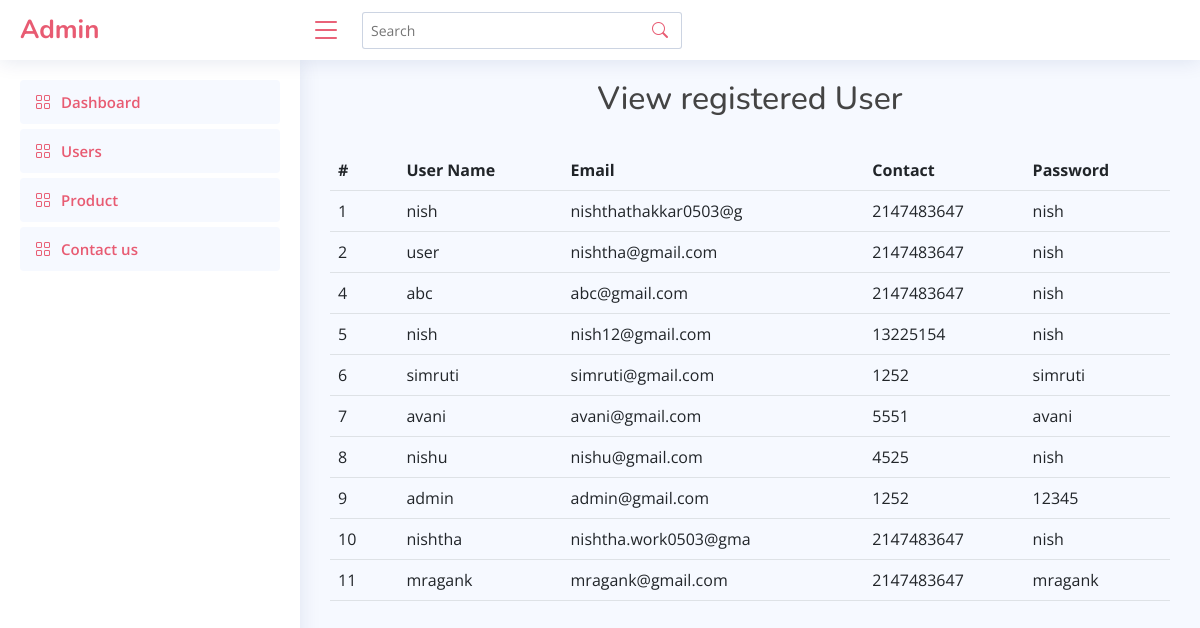
/admin/user_admin.php, run on the app's committed database.
### tables this page shows
CREATE TABLE `user` (
  `user_id` int(10) NOT NULL,
  `username` varchar(30) NOT NULL,
  `password` varchar(20) NOT NULL,
  `confirm_password` varchar(20) NOT NULL,
  `contact_no` int(10) NOT NULL,
  `address` varchar(100) DEFAULT NULL,
  `email` varchar(50) NOT NULL
);

### admin/user_admin.php (the view, shortened to what this page needs)
<!DOCTYPE html>
<html lang="en">
<head>
  <link href="assets/vendor/bootstrap/css/bootstrap.min.css" rel="stylesheet">
  <link href="assets/vendor/bootstrap-icons/bootstrap-icons.css" rel="stylesheet">
  <link href="assets/vendor/boxicons/css/boxicons.min.css" rel="stylesheet">
  <link href="assets/vendor/quill/quill.snow.css" rel="stylesheet">
  <link href="assets/vendor/quill/quill.bubble.css" rel="stylesheet">
  <link href="assets/vendor/remixicon/remixicon.css" rel="stylesheet">
  <link href="assets/vendor/simple-datatables/style.css" rel="stylesheet">
  <link href="assets/css/style.css" rel="stylesheet">
</head>
<body>
  <header id="header" class="header fixed-top d-flex align-items-center">
    <div class="d-flex align-items-center justify-content-between">
      <a href="index.php" class="logo d-flex align-items-center">
        <span class="d-none d-lg-block">Admin</span>
      </a>
      <i class="bi bi-list toggle-sidebar-btn"></i>
    </div>
    <div class="search-bar">
      <form class="search-form d-flex align-items-center" method="POST" action="#">
        <input type="text" name="query" placeholder="Search" title="Enter search keyword">
        <button type="submit" title="Search"><i class="bi bi-search"></i></button>
      </form>
    </div>
  </header>
  <aside id="sidebar" class="sidebar">
<ul class="sidebar-nav" id="sidebar-nav">
  <li class="nav-item">
    <a class="nav-link " href="index.php">
      <i class="bi bi-grid"></i>
      <span>Dashboard</span>
    </a>
  </li>
  <li class="nav-item">
    <a class="nav-link " href="user_admin.php">
      <i class="bi bi-grid"></i>
      <span>Users</span>
    </a>
  </li>
  <li class="nav-item">
    <a class="nav-link " href="product.php">
      <i class="bi bi-grid"></i>
      <span>Product</span>
    </a>
  </li>
  <li class="nav-item">
    <a class="nav-link " href="contact_admin.php">
      <i class="bi bi-grid"></i>
      <span>Contact us</span>
    </a>
  </li>
</ul>
</aside>
  <main id="main" class="main">
  <?php
include 'connection.php';
$query = "SELECT * from user;";
$data = mysqli_query($conn, $query);
?>
	<h2 class="text-center">View registered User</h2><br>
<table class="table">
<tr>
			<th width="5%">#</th>
			<th width="12%">User Name</th>
			<th width="20%">Email</th>
			<th width="10%">Contact</th>
            <th width="10%">Password</th>
		</tr>
        <?php
            while ($result = mysqli_fetch_assoc($data)) {
                echo "<tr>
                <td>" . $result["user_id"] . "</td>
                <td>" . $result["username"] . "</td>
                <td>" . $result["email"] . "</td>
                <td>" . $result["contact_no"] . "</td>
                <td>" . $result["password"] . "</td>";
            }
            echo "</table>";
        ?>
  </main>
</body>
</html>

### admin/assets/css/style.css (style rules this page uses)
:root { scroll-behavior: smooth; }
body { font-family: "Open Sans", sans-serif; background: #f6f9ff; color: #444444; }
a { color: #E85B72; text-decoration: none; }
h1, h2, h3, h4, h5, h6 { font-family: "Nunito", sans-serif; }
#main { margin-top: 60px; padding: 20px 30px; transition: all 0.3s; }
.logo { line-height: 1; }
@media (min-width: 1200px) { .logo { width: 280px; } }
.logo span { font-size: 26px; font-weight: 700; color: #E85B72; font-family: "Nunito", sans-serif; }
.header { transition: all 0.5s; z-index: 997; height: 60px; box-shadow: 0px 2px 20px rgba(1, 41, 112, 0.1); background-color: #fff; padding-left: 20px; }
.header .toggle-sidebar-btn { font-size: 32px; padding-left: 10px; cursor: pointer; color: #E85B72; }
.header .search-bar { min-width: 360px; padding: 0 20px; }
.header .search-form { width: 100%; }
.header .search-form input { border: 0; font-size: 14px; color: #E85B72; border: 1px solid rgba(1, 41, 112, 0.2); padding: 7px 38px 7px 8px; border-radius: 3px; transition: 0.3s; width: 100%; }
.header .search-form button { border: 0; padding: 0; margin-left: -30px; background: none; }
.header .search-form button i { color: #E85B72; }
.sidebar { position: fixed; top: 60px; left: 0; bottom: 0; width: 300px; z-index: 996; transition: all 0.3s; padding: 20px; overflow-y: auto; scrollbar-width: thin; scrollbar-color: #aab7cf transparent; box-shadow: 0px 0px 20px rgba(1, 41, 112, 0.1); background-color: #fff; }
@media (min-width: 1200px) { #main, #footer { margin-left: 300px; } }
.sidebar-nav { padding: 0; margin: 0; list-style: none; }
.sidebar-nav li { padding: 0; margin: 0; list-style: none; }
.sidebar-nav .nav-item { margin-bottom: 5px; }
.sidebar-nav .nav-link { display: flex; align-items: center; font-size: 15px; font-weight: 600; color: #E85B72; transition: 0.3; background: #f6f9ff; padding: 10px 15px; border-radius: 4px; }
.sidebar-nav .nav-link i { font-size: 16px; margin-right: 10px; color: #E85B72; }

### data on the page
user: user_id "1", username "nish", email "nishthathakkar0503@g", contact_no "2147483647", password "nish"
user: user_id "2", username "user", email "nishtha@gmail.com", contact_no "2147483647", password "nish"
user: user_id "4", username "abc", email "abc@gmail.com", contact_no "2147483647", password "nish"
user: user_id "5", username "nish", email "nish12@gmail.com", contact_no "13225154", password "nish"
user: user_id "6", username "simruti", email "simruti@gmail.com", contact_no "1252", password "simruti"
user: user_id "7", username "avani", email "avani@gmail.com", contact_no "5551", password "avani"
user: user_id "8", username "nishu", email "nishu@gmail.com", contact_no "4525", password "nish"
user: user_id "9", username "admin", email "admin@gmail.com", contact_no "1252", password "12345"
user: user_id "10", username "nishtha", email "nishtha.work0503@gma", contact_no "2147483647", password "nish"
user: user_id "11", username "mragank", email "mragank@gmail.com", contact_no "2147483647", password "mragank"
